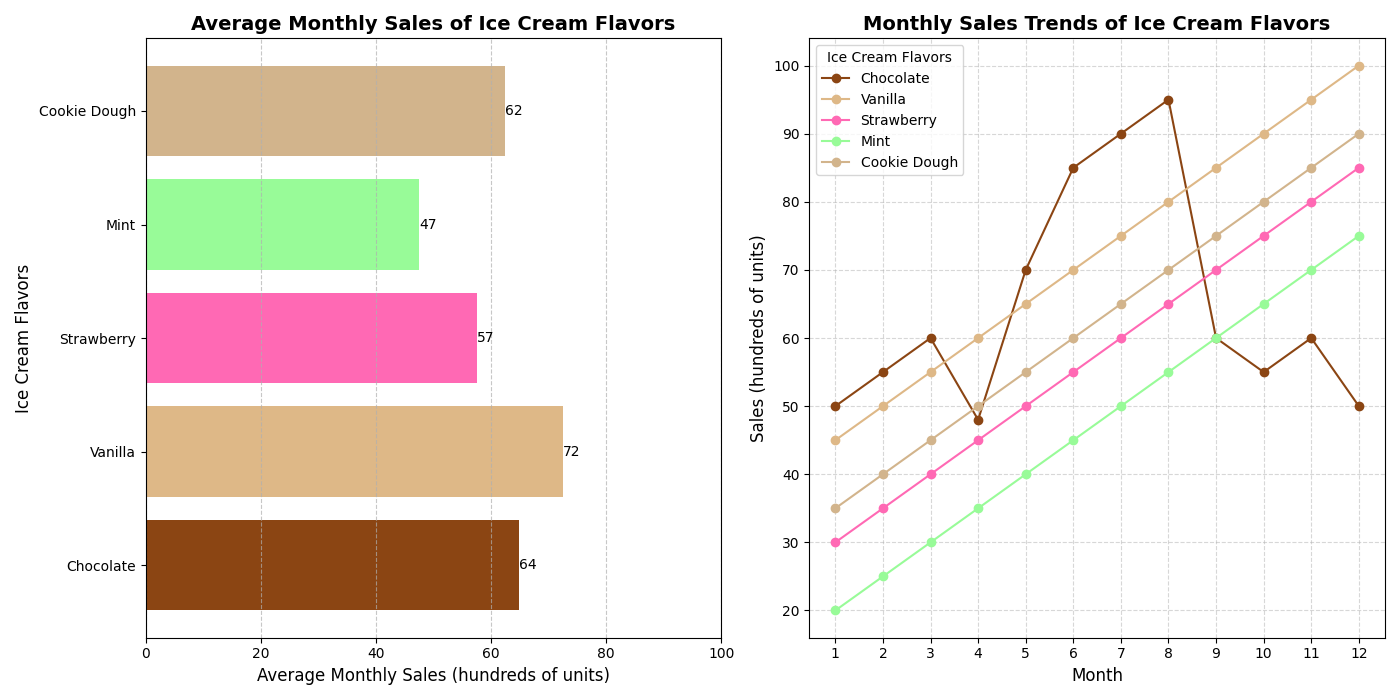

Recreate this plot in Python.
import matplotlib.pyplot as plt
import numpy as np

# Ice cream flavors
flavors = ['Chocolate', 'Vanilla', 'Strawberry', 'Mint', 'Cookie Dough']

# Monthly sales data for each flavor (in hundreds of units)
chocolate_sales = [50, 55, 60, 48, 70, 85, 90, 95, 60, 55, 60, 50]
vanilla_sales = [45, 50, 55, 60, 65, 70, 75, 80, 85, 90, 95, 100]
strawberry_sales = [30, 35, 40, 45, 50, 55, 60, 65, 70, 75, 80, 85]
mint_sales = [20, 25, 30, 35, 40, 45, 50, 55, 60, 65, 70, 75]
cookie_dough_sales = [35, 40, 45, 50, 55, 60, 65, 70, 75, 80, 85, 90]

# Aggregate data into a NumPy array
monthly_sales = np.array([chocolate_sales, vanilla_sales, strawberry_sales, mint_sales, cookie_dough_sales])

# Calculate the average monthly sales for each flavor
average_sales = np.mean(monthly_sales, axis=1)

# Initialize the plot figure and multiple subplots for bar and line charts
fig, axs = plt.subplots(1, 2, figsize=(14, 7))

# Horizontal bar plot for average monthly sales
bars = axs[0].barh(flavors, average_sales, color=['#8B4513', '#DEB887', '#FF69B4', '#98FB98', '#D2B48C'])
axs[0].set_title('Average Monthly Sales of Ice Cream Flavors', fontsize=14, fontweight='bold')
axs[0].set_xlabel('Average Monthly Sales (hundreds of units)', fontsize=12)
axs[0].set_ylabel('Ice Cream Flavors', fontsize=12)
axs[0].grid(axis='x', linestyle='--', alpha=0.7)
axs[0].set_xlim(0, 100)

# Adding data labels
for bar in bars:
    width = bar.get_width()
    axs[0].text(width, bar.get_y() + bar.get_height() / 2.0, f'{int(width)}', va='center', ha='left')

# Line plot for monthly sales trends
months = np.arange(1, 13)
colors = ['#8B4513', '#DEB887', '#FF69B4', '#98FB98', '#D2B48C']
for i, sales in enumerate(monthly_sales):
    axs[1].plot(months, sales, marker='o', color=colors[i], label=flavors[i])

axs[1].set_title('Monthly Sales Trends of Ice Cream Flavors', fontsize=14, fontweight='bold')
axs[1].set_xlabel('Month', fontsize=12)
axs[1].set_ylabel('Sales (hundreds of units)', fontsize=12)
axs[1].set_xticks(months)
axs[1].legend(title='Ice Cream Flavors', fontsize=10)
axs[1].grid(True, linestyle='--', alpha=0.5)

# Adjust layout to prevent overlap
plt.tight_layout()

# Show the plot
plt.show()
